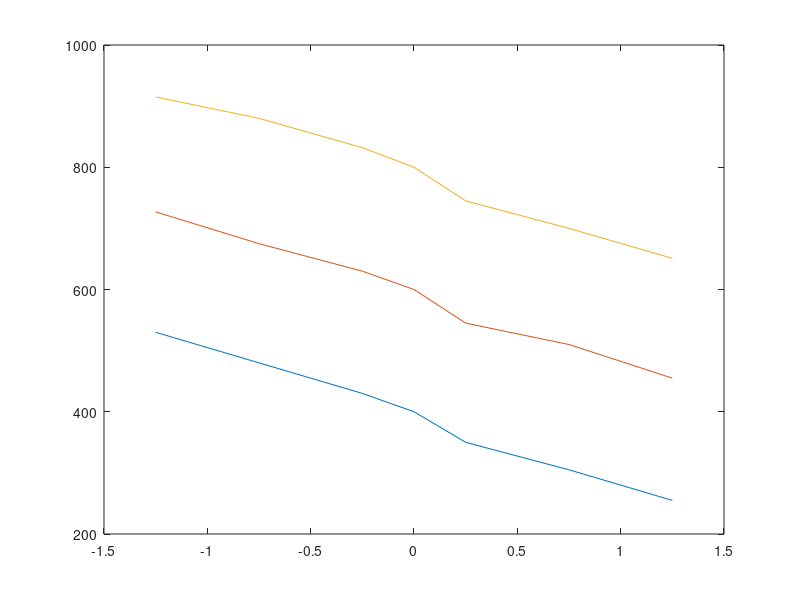

Reproduce this figure in MATLAB.
close all;
w_400 = [530, 480,430,400,350,305,255];
w_600 = [727, 675,630,600,545,510,455];
w_800 = [915, 880, 832, 800, 745, 700, 651];

M = [-1.25, -0.75, -0.25, 0, 0.25, 0.75, 1.25];

plot(M, w_400);
hold on;

plot(M, w_600);

plot(M, w_800);


